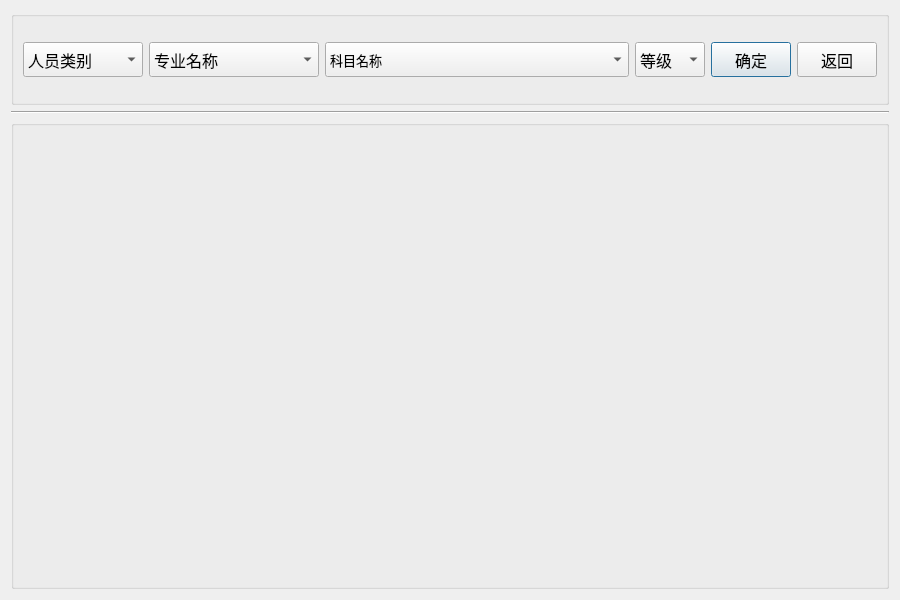
<?xml version="1.0" encoding="UTF-8"?>
<ui version="4.0">
 <class>Dialog</class>
 <widget class="QDialog" name="Dialog">
  <property name="geometry">
   <rect>
    <x>0</x>
    <y>0</y>
    <width>900</width>
    <height>600</height>
   </rect>
  </property>
  <property name="minimumSize">
   <size>
    <width>900</width>
    <height>600</height>
   </size>
  </property>
  <property name="maximumSize">
   <size>
    <width>900</width>
    <height>600</height>
   </size>
  </property>
  <property name="windowTitle">
   <string>考试训练选择</string>
  </property>
  <layout class="QVBoxLayout" name="verticalLayout">
   <item>
    <widget class="QGroupBox" name="groupBox">
     <property name="sizePolicy">
      <sizepolicy hsizetype="Preferred" vsizetype="Preferred">
       <horstretch>0</horstretch>
       <verstretch>1</verstretch>
      </sizepolicy>
     </property>
     <property name="title">
      <string/>
     </property>
     <layout class="QHBoxLayout" name="horizontalLayout">
      <item>
       <widget class="QComboBox" name="comboBox_3">
        <property name="minimumSize">
         <size>
          <width>120</width>
          <height>35</height>
         </size>
        </property>
        <property name="maximumSize">
         <size>
          <width>120</width>
          <height>35</height>
         </size>
        </property>
        <property name="sizeIncrement">
         <size>
          <width>0</width>
          <height>35</height>
         </size>
        </property>
        <property name="font">
         <font>
          <pointsize>12</pointsize>
         </font>
        </property>
        <property name="currentText">
         <string>人员类别</string>
        </property>
        <item>
         <property name="text">
          <string>人员类别</string>
         </property>
        </item>
       </widget>
      </item>
      <item>
       <widget class="QComboBox" name="comboBox">
        <property name="minimumSize">
         <size>
          <width>170</width>
          <height>35</height>
         </size>
        </property>
        <property name="maximumSize">
         <size>
          <width>170</width>
          <height>35</height>
         </size>
        </property>
        <property name="sizeIncrement">
         <size>
          <width>0</width>
          <height>35</height>
         </size>
        </property>
        <property name="font">
         <font>
          <pointsize>12</pointsize>
         </font>
        </property>
        <item>
         <property name="text">
          <string>专业名称</string>
         </property>
        </item>
       </widget>
      </item>
      <item>
       <widget class="QComboBox" name="comboBox_2">
        <property name="maximumSize">
         <size>
          <width>16777215</width>
          <height>35</height>
         </size>
        </property>
        <property name="sizeIncrement">
         <size>
          <width>0</width>
          <height>35</height>
         </size>
        </property>
        <property name="font">
         <font>
          <pointsize>10</pointsize>
         </font>
        </property>
        <property name="currentText">
         <string>科目名称</string>
        </property>
        <item>
         <property name="text">
          <string>科目名称</string>
         </property>
        </item>
       </widget>
      </item>
      <item>
       <widget class="QComboBox" name="comboBox_4">
        <property name="minimumSize">
         <size>
          <width>70</width>
          <height>35</height>
         </size>
        </property>
        <property name="maximumSize">
         <size>
          <width>70</width>
          <height>35</height>
         </size>
        </property>
        <property name="sizeIncrement">
         <size>
          <width>0</width>
          <height>35</height>
         </size>
        </property>
        <property name="font">
         <font>
          <pointsize>12</pointsize>
         </font>
        </property>
        <item>
         <property name="text">
          <string>等级</string>
         </property>
        </item>
       </widget>
      </item>
      <item>
       <widget class="QPushButton" name="pushButton_8">
        <property name="sizePolicy">
         <sizepolicy hsizetype="Minimum" vsizetype="Fixed">
          <horstretch>0</horstretch>
          <verstretch>0</verstretch>
         </sizepolicy>
        </property>
        <property name="minimumSize">
         <size>
          <width>80</width>
          <height>35</height>
         </size>
        </property>
        <property name="maximumSize">
         <size>
          <width>80</width>
          <height>35</height>
         </size>
        </property>
        <property name="sizeIncrement">
         <size>
          <width>0</width>
          <height>35</height>
         </size>
        </property>
        <property name="font">
         <font>
          <pointsize>12</pointsize>
         </font>
        </property>
        <property name="text">
         <string>确定</string>
        </property>
       </widget>
      </item>
      <item>
       <widget class="QPushButton" name="pushButton_9">
        <property name="sizePolicy">
         <sizepolicy hsizetype="Minimum" vsizetype="Fixed">
          <horstretch>0</horstretch>
          <verstretch>0</verstretch>
         </sizepolicy>
        </property>
        <property name="minimumSize">
         <size>
          <width>80</width>
          <height>35</height>
         </size>
        </property>
        <property name="maximumSize">
         <size>
          <width>80</width>
          <height>35</height>
         </size>
        </property>
        <property name="sizeIncrement">
         <size>
          <width>0</width>
          <height>35</height>
         </size>
        </property>
        <property name="font">
         <font>
          <pointsize>12</pointsize>
         </font>
        </property>
        <property name="text">
         <string>返回</string>
        </property>
       </widget>
      </item>
     </layout>
    </widget>
   </item>
   <item>
    <widget class="Line" name="line">
     <property name="orientation">
      <enum>Qt::Horizontal</enum>
     </property>
    </widget>
   </item>
   <item>
    <widget class="QGroupBox" name="groupBox_2">
     <property name="sizePolicy">
      <sizepolicy hsizetype="Preferred" vsizetype="Preferred">
       <horstretch>0</horstretch>
       <verstretch>5</verstretch>
      </sizepolicy>
     </property>
     <property name="font">
      <font>
       <pointsize>13</pointsize>
      </font>
     </property>
     <property name="title">
      <string/>
     </property>
    </widget>
   </item>
  </layout>
 </widget>
 <resources/>
 <connections/>
</ui>
